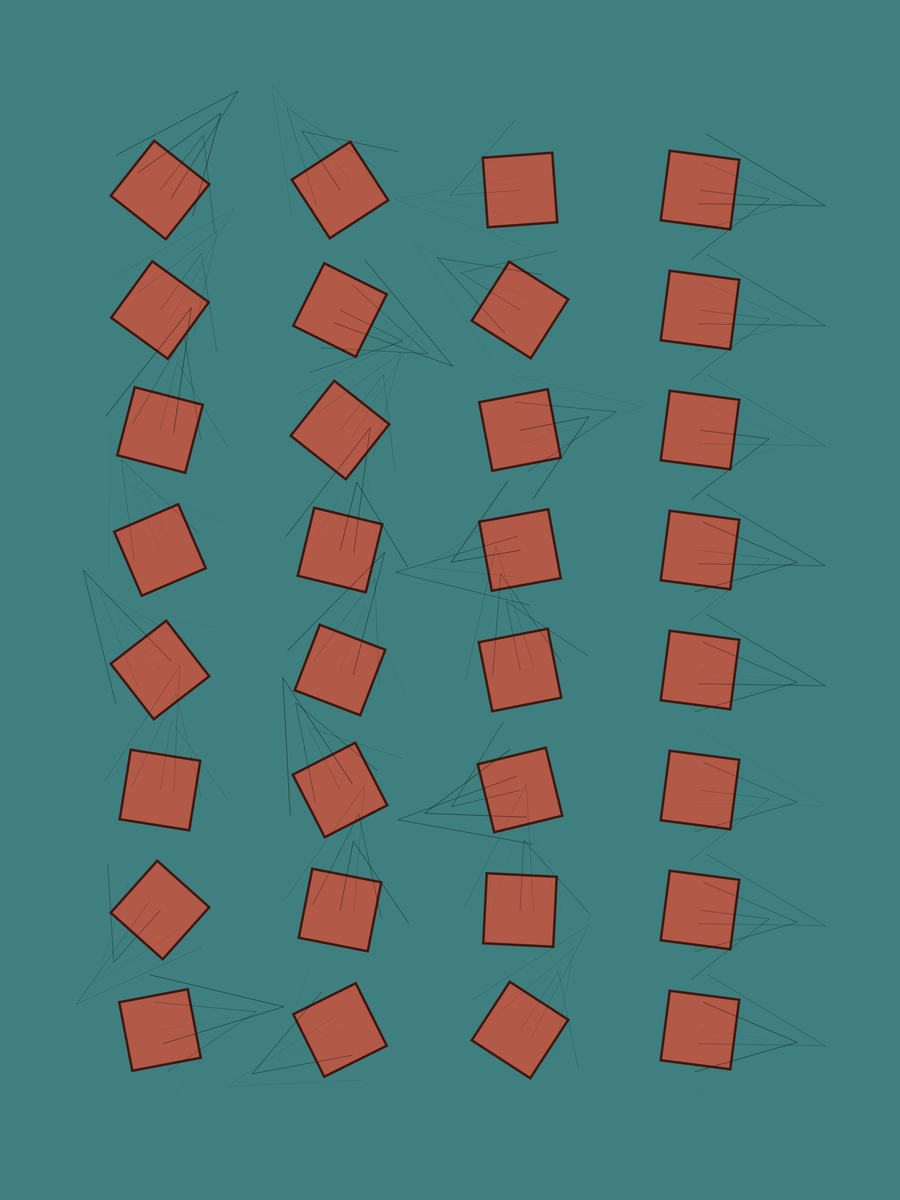
Frame 1 (no input)
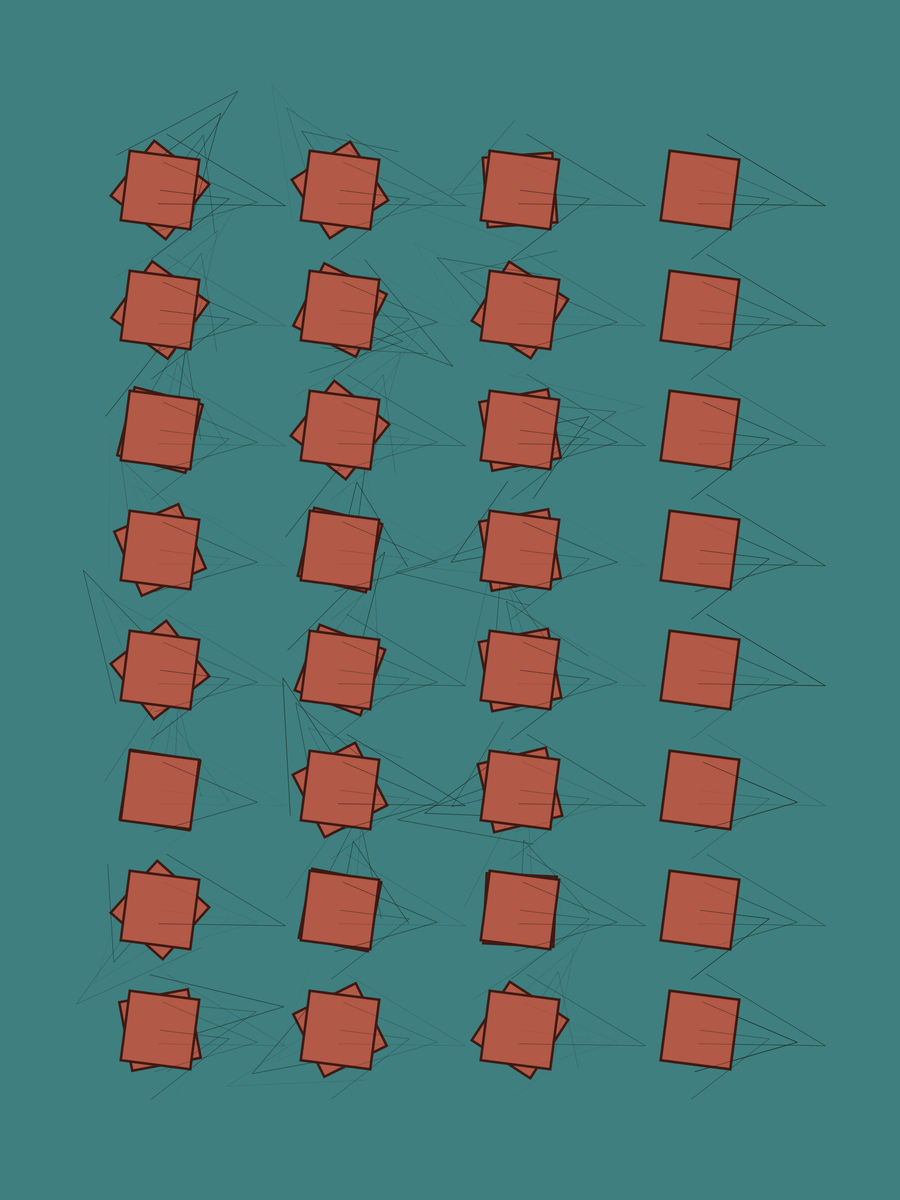
Frame 2 (the mouse pressed at the canvas centre, redrawn once)

The Processing sketch that drew these frames (run headless with seeded random() and noise(); the mouse was pressed at the canvas centre and the sketch redrawn once):

// Processing sketch: squares_and_lines
// ── squares_and_lines.pde

//number of steps
int grid_x = 5;
int grid_y = 10;
int shp_size = 140;
float n_off = 000;
float n_inc = 0.03;

void setup() {
  
  size(1800,2400);
  colorMode(HSB, 360, 100, 100, 100);
  background(180, 50, 50);
  
}

void draw() {
     
  for(float x = width*.1; x < width *.9; x += width/grid_x) {
      for(float y = height*.1; y < height * .9; y += height/grid_y) {
        
        pushMatrix();
          translate(x+shp_size, y + shp_size);
          rotate(noise(n_off) * TWO_PI);
          draw_shp(0,0, shp_size);
        popMatrix();
      
      n_off += n_inc;
      n_inc += 2*n_inc; // get more random
      }  
  }
  noLoop();
}

void draw_shp(int x, int y, int sz) {
 rectMode(CENTER);
 strokeWeight(5);
 stroke(10, 70 , 25);
 fill(10, 60, 70);
 rect(x, y, sz, sz);
 for(int w = 0; w < sz; w += sz/2.5) {
   strokeWeight(random(1.25));
   stroke(100, random(50) , 10, 70);
   line(w, 0, 0, w + sz);
   line(w - sz, 0, 0, w + sz);
   println(w);
 }
 
}
